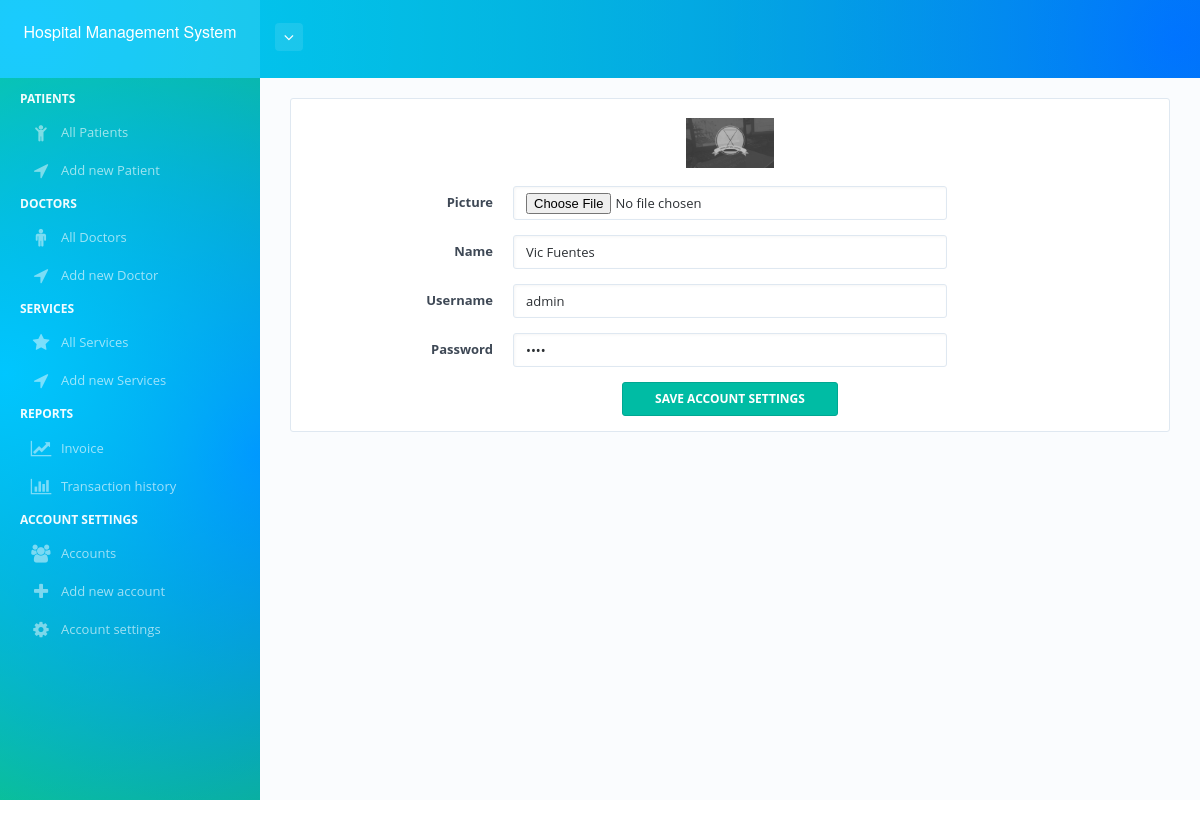
/account_settings.php (signed in), run on the app's committed database.
### tables this page shows
CREATE TABLE `users` (
  `user_id` int(11) NOT NULL,
  `name` varchar(225) NOT NULL,
  `user` varchar(225) NOT NULL,
  `pass` varchar(225) NOT NULL,
  `role` varchar(225) NOT NULL,
  `img` varchar(225) NOT NULL,
  `status` varchar(225) NOT NULL
);

### php/database.php (called while the page is built, shortened)
<?php
$conn = mysqli_connect("localhost","root","arunaritu","combine2");
$s = "SELECT * FROM ";
$w = " WHERE ";
function get($col,$sql){
	global $conn;
	$q = $conn->query($sql);
	$n = mysqli_num_rows($q);
	if($n<=0){
		return 0;
	} else {
		while($r = mysqli_fetch_array($q)){
			return $r[$col];
		}
	}
}

### account_settings.php (the view, shortened to what this page needs)
<?php
    require_once 'bones/a_assets.php';
    require_once 'bones/a_header.php';
?>
    <div id="page-content-wrapper">
        <div id="page-content">
            <div class="container">
                <div class="row">
                    <div class="col-md-12">
                        <div class="dashboard-box dashboard-box-chart bg-white content-box">
                            <br><img src="img/<?php echo get("img","$s users $w user_id='".$_SESSION['id']."'"); ?>" width="10%"><br><br>
                            <form action="account_settings.php?9" method="post" class="form-horizontal" enctype="multipart/form-data">
                                <div class="form-group">
                                    <label class="col-sm-3 control-label">Picture</label>
                                    <div class="col-sm-6">
                                        <input type="file" class="form-control" name="img" placeholder="User Image">
                                    </div>
                                </div>
                                <div class="form-group">
                                    <label class="col-sm-3 control-label">Name</label>
                                    <div class="col-sm-6">
                                        <input type="text" class="form-control" name="name" value="<?php echo get("name","$s users $w user_id='".$_SESSION['id']."'"); ?>" placeholder="Last name - First name - Middile initial" required>
                                    </div>
                                </div>
                                <div class="form-group">
                                    <label class="col-sm-3 control-label">Username</label>
                                    <div class="col-sm-6">
                                        <input type="text" class="form-control" name="user" value="<?php echo get("user","$s users $w user_id='".$_SESSION['id']."'"); ?>" placeholder="Username" required>
                                    </div>
                                </div>
                                <div class="form-group">
                                    <label class="col-sm-3 control-label">Password</label>
                                    <div class="col-sm-6">
                                        <input type="password" class="form-control" name="pass" value="<?php echo get("pass","$s users $w user_id='".$_SESSION['id']."'"); ?>" placeholder="Password" required>
                                    </div>
                                </div>
                                <div class="form-group">
                                    <button class="btn btn-alt btn-hover btn-primary" name="update_account">
                                        <span>Save account settings</span>
                                    </button>
                                </div>
                            </form>
                </div>
            </div>
        </div>
    </div>
<?php require_once "bones/a_footer.php"; ?>

### data on the page
users: img (picture), name "Vic Fuentes", user "admin"
